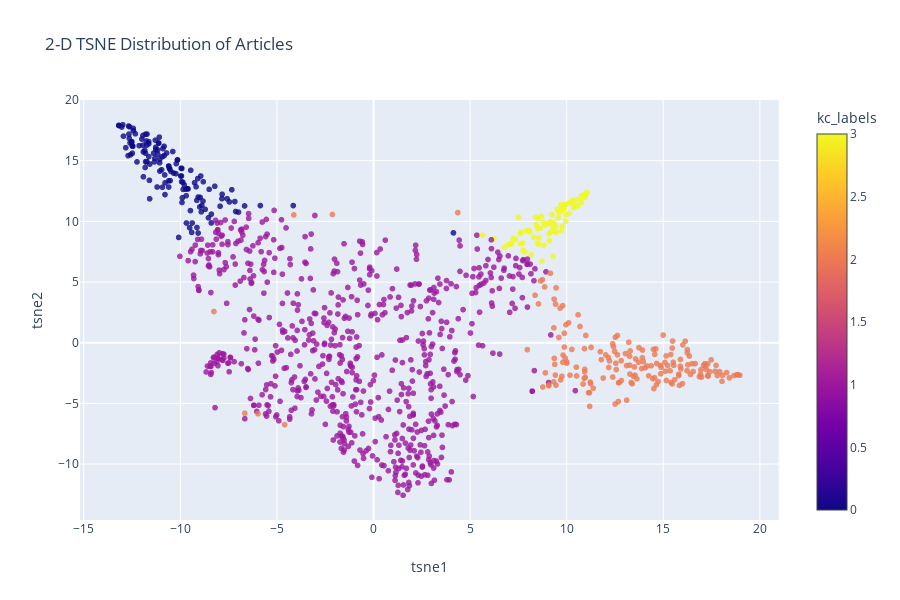

The code cell stored with this chart in its notebook:
### Code cell
fig = px.scatter(tsne_df, x='tsne1', y='tsne2',
                 color='kc_labels', opacity=0.8,
                 title='2-D TSNE Distribution of Articles')
fig.show()

### Figure 1 — Plotly figure (JSON) as saved in the notebook; plotly's stock layout.template omitted (floating-point values rounded to 4 significant figures; data arrays with more than 128 entries replaced by an {"elided": "..."} marker saying what was removed)
{"data": [{"hoverlabel": {"namelength": 0}, "hovertemplate": "tsne1=%{x}<br>tsne2=%{y}<br>kc_labels=%{marker.color}", "legendgroup": "", "marker": {"color": {"elided": "1072 int values"}, "coloraxis": "coloraxis", "opacity": 0.8, "symbol": "circle"}, "mode": "markers", "name": "", "showlegend": false, "type": "scattergl", "x": {"elided": "1072 float values"}, "xaxis": "x", "y": {"elided": "1072 float values"}, "yaxis": "y"}], "layout": {"coloraxis": {"colorbar": {"title": {"text": "kc_labels"}}, "colorscale": [[0, "#0d0887"], [0.1111, "#46039f"], [0.2222, "#7201a8"], [0.3333, "#9c179e"], [0.4444, "#bd3786"], [0.5556, "#d8576b"], [0.6667, "#ed7953"], [0.7778, "#fb9f3a"], [0.8889, "#fdca26"], [1, "#f0f921"]]}, "height": 600, "legend": {"tracegroupgap": 0}, "title": {"text": "2-D TSNE Distribution of Articles"}, "xaxis": {"anchor": "y", "domain": [0, 0.98], "title": {"text": "tsne1"}}, "yaxis": {"anchor": "x", "domain": [0, 1], "title": {"text": "tsne2"}}}}
